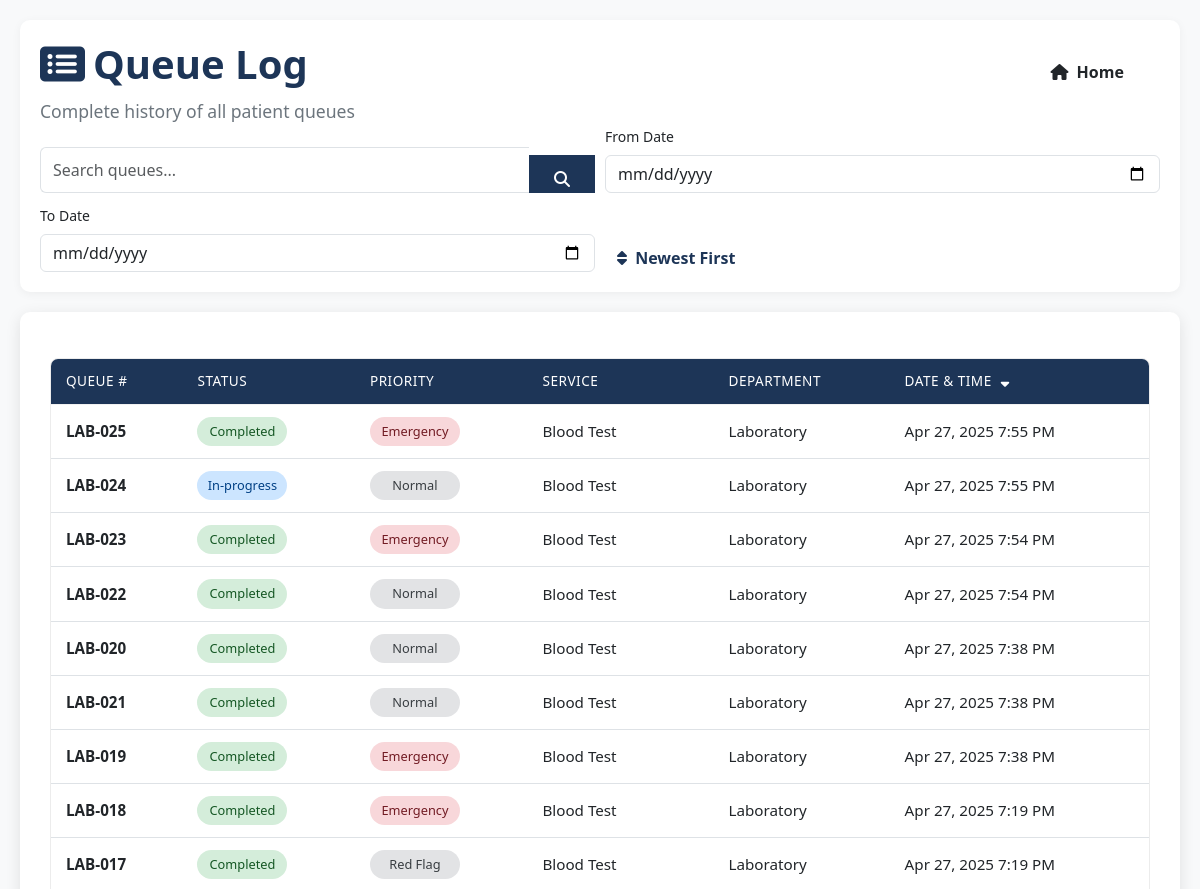
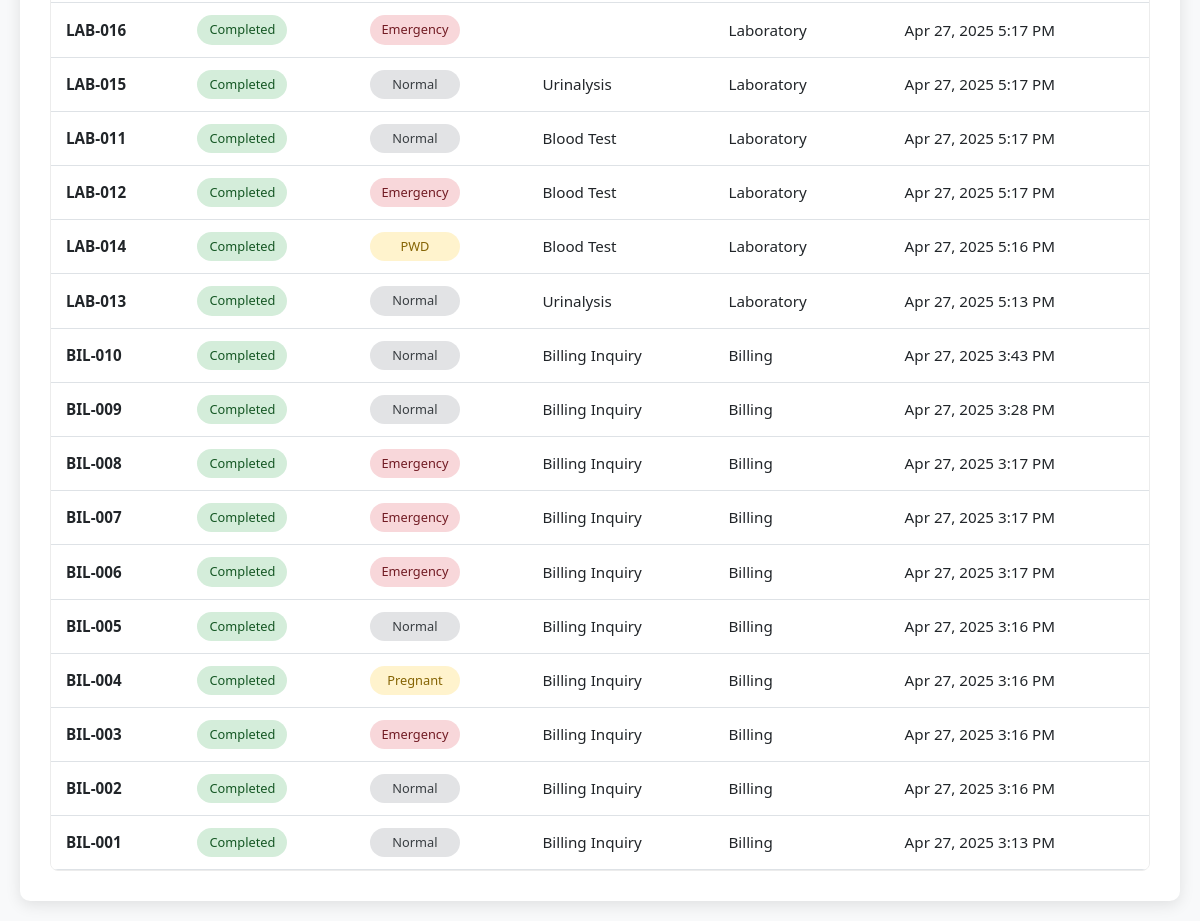
Screenshot of /queue_list.php with the database file from the repository (2 pictures, top to bottom).
### tables this page shows
CREATE TABLE `queues` (
  `qid` int(11) NOT NULL,
  `queue_num` varchar(20) NOT NULL,
  `status` enum('waiting','in-progress','completed','postponed','pending') DEFAULT 'waiting',
  `service_name` varchar(100) NOT NULL,
  `priority` enum('Normal','Emergency','PWD','Senior Citizen','Pregnant','Red Flag') DEFAULT 'Normal',
  `department_id` int(11) NOT NULL,
  `announcement_count` int(11) NOT NULL,
  `was_postponed` tinyint(4) NOT NULL DEFAULT 0,
  `created_at` datetime DEFAULT current_timestamp(),
  `updated_at` datetime DEFAULT current_timestamp() ON UPDATE current_timestamp(),
  `created_by` int(11) NOT NULL
);

CREATE TABLE `services` (
  `id` int(11) NOT NULL,
  `service_name` varchar(50) DEFAULT NULL,
  `department_id` int(11) DEFAULT NULL
);

CREATE TABLE `departments` (
  `dept_id` int(11) NOT NULL,
  `name` varchar(255) DEFAULT NULL,
  `description` text DEFAULT NULL,
  `date_created` datetime DEFAULT current_timestamp()
);

### queue_list.php (the view, shortened to what this page needs)
<?php
require('lib/conn.php');
$searchTerm = isset($_GET['search']) ? $_GET['search'] : '';
$dateFrom = isset($_GET['date_from']) ? $_GET['date_from'] : '';
$dateTo = isset($_GET['date_to']) ? $_GET['date_to'] : '';
$sortBy = isset($_GET['sort']) ? $_GET['sort'] : 'created_at_desc';
$whereClause = '';
$sortOptions = [
    'created_at_desc' => 'q.created_at DESC',
    'created_at_asc' => 'q.created_at ASC',
    'queue_num_desc' => 'q.queue_num DESC',
    'queue_num_asc' => 'q.queue_num ASC',
    'status_desc' => 'q.status DESC',
    'status_asc' => 'q.status ASC'
];
$orderBy = $sortOptions[$sortBy] ?? 'q.created_at DESC';
$allQueuesSql = "SELECT q.*, s.service_name, d.name as department_name
                 FROM queues q
                 LEFT JOIN services s ON q.service_name = s.service_name
                 LEFT JOIN departments d ON q.department_id = d.dept_id
                 $whereClause
                 ORDER BY $orderBy";
$stmt = $conn->prepare($allQueuesSql);
$stmt->execute();
$allQueues = $stmt->fetchAll(PDO::FETCH_ASSOC);
?>
<!DOCTYPE html>
<html lang="en">
<head>
  <link href="https://cdn.jsdelivr.net/npm/bootstrap@5.3.0/dist/css/bootstrap.min.css" rel="stylesheet">
  <link rel="stylesheet" href="https://cdnjs.cloudflare.com/ajax/libs/font-awesome/6.5.0/css/all.min.css">
</head>
<body>
  <div class="header-container">
    <div class="header-text">
      <h1><i class="fas fa-list-alt me-2"></i>Queue Log <a href="queue_display.php" class="btn btn-outline-dark mb-3 float-end">
      <i class="fas fa-house   me-2"></i>Home
</a></h1>
      <p class="subtitle">Complete history of all patient queues</p>
    </div>
    <div class="search-container">
      <form method="GET" class="search-form">
        <div class="search-input-group">
          <input type="text" name="search" class="form-control search-input" placeholder="Search queues..." value="<?php echo htmlspecialchars($searchTerm); ?>">
          <button type="submit" class="btn search-btn"><i class="fas fa-search"></i></button>
        </div>
        <div>
          <label class="form-label small">From Date</label>
          <input type="date" name="date_from" class="form-control date-input" value="<?php echo htmlspecialchars($dateFrom); ?>">
        </div>
        <div>
          <label class="form-label small">To Date</label>
          <input type="date" name="date_to" class="form-control date-input" value="<?php echo htmlspecialchars($dateTo); ?>">
        </div>
        <div class="dropdown sort-dropdown">
          <button class="btn btn-outline-secondary filter-btn dropdown-toggle" type="button" id="sortDropdown" data-bs-toggle="dropdown" aria-expanded="false">
            <i class="fas fa-sort me-1"></i>
            <?php
              $sortLabels = [
                'created_at_desc' => 'Newest First',
                'created_at_asc' => 'Oldest First',
              ];
              echo $sortLabels[$sortBy];
            ?>
          </button>
        </div>
      </form>
    </div>
  </div>
  <div class="main-container">
    <div class="table-container mt-3">
      <?php if (count($allQueues) > 0): ?>
      <table class="table">
        <thead>
          <tr>
            <th>
              <a href="?<?php echo buildQueryString(['sort' => $sortBy === 'queue_num_asc' ? 'queue_num_desc' : 'queue_num_asc']); ?>" class="text-white text-decoration-none">
                Queue #
              </a>
            </th>
            <th>
              <a href="?<?php echo buildQueryString(['sort' => $sortBy === 'status_asc' ? 'status_desc' : 'status_asc']); ?>" class="text-white text-decoration-none">
                Status
              </a>
            </th>
            <th>Priority</th>
            <th>Service</th>
            <th>Department</th>
            <th>
              <a href="?<?php echo buildQueryString(['sort' => $sortBy === 'created_at_asc' ? 'created_at_desc' : 'created_at_asc']); ?>" class="text-white text-decoration-none">
                Date & Time
                <?php if (strpos($sortBy, 'created_at') === 0): ?>
                  <i class="fas fa-sort-<?php echo strpos($sortBy, '_asc') !== false ? 'up' : 'down'; ?> sort-indicator"></i>
                <?php endif; ?>
              </a>
            </th>
          </tr>
        </thead>
        <tbody>
          <?php foreach ($allQueues as $q): ?>
            <tr>
              <td><strong><?php echo htmlspecialchars($q['queue_num']); ?></strong></td>
              <td>
                <span class="status-badge status-<?php echo strtolower(str_replace(' ', '-', $q['status'])); ?>">
                  <?php echo ucfirst($q['status']); ?>
                </span>
              </td>
              <td>
                <span class="priority-badge priority-<?php echo strtolower($q['priority']); ?>">
                  <?php echo ucwords(str_replace('_', ' ', $q['priority'])); ?>
                </span>
              </td>
              <td><?php echo htmlspecialchars($q['service_name']); ?></td>
              <td><?php echo htmlspecialchars($q['department_name'] ?? 'Unknown'); ?></td>
              <td class="timestamp"><?php echo date('M j, Y g:i A', strtotime($q['created_at'])); ?></td>
            </tr>
          <?php endforeach; ?>
        </tbody>
      </table>
      <?php endif; ?>
    </div>
  </div>
</body>
</html>
<?php
function buildQueryString($newParams = []) {
    $params = $_GET;
    foreach ($newParams as $key => $value) {
        $params[$key] = $value;
    }
    return http_build_query($params);
}
?>

### queue_list.php (style rules this page uses)
:root { --primary-color: #1d3557; --secondary-color: #457b9d; --light-color: #f1faee; --accent-color: #e63946; }
body { background-color: #f8f9fa; font-family: 'Segoe UI', Tahoma, Geneva, Verdana, sans-serif; padding: 20px; }
.header-container { background-color: white; border-radius: 10px; padding: 20px; margin-bottom: 20px; box-shadow: 0 2px 10px rgba(0,0,0,0.05); }
.header-text { flex: 1; min-width: 300px; }
.search-container { flex: 2; min-width: 300px; }
.main-container { background: white; padding: 30px; border-radius: 10px; box-shadow: 0 4px 15px rgba(0,0,0,0.1); }
h1 { color: var(--primary-color); font-weight: 600; margin-bottom: 10px; }
.subtitle { color: #6c757d; font-size: 1.1rem; margin-bottom: 0; }
.table-container { overflow-x: auto; border-radius: 8px; border: 1px solid #ececec; }
.table { width: 100%; margin-bottom: 0; font-size: 0.95rem; }
.table thead th { background-color: var(--primary-color); color: white; font-weight: 500; padding: 12px 15px; text-transform: uppercase; font-size: 0.85rem; letter-spacing: 0.5px; border: none; }
.table tbody td { padding: 12px 15px; vertical-align: middle; border-top: 1px solid #f1f1f1; }
.table tbody tr:nth-child(even) { background-color: #f9f9f9; }
.status-badge { padding: 5px 10px; border-radius: 20px; font-size: 0.8rem; font-weight: 500; display: inline-block; min-width: 90px; text-align: center; }
.status-in-progress { background-color: #cce5ff; color: #004085; }
.status-completed { background-color: #d4edda; color: #155724; }
.priority-badge { padding: 5px 10px; border-radius: 20px; font-size: 0.8rem; font-weight: 500; background-color: #e2e3e5; color: #383d41; display: inline-block; min-width: 90px; text-align: center; }
.priority-emergency { background-color: #f8d7da; color: #721c24; }
.priority-pwd, .priority-senior_citizen, .priority-pregnant { background-color: #fff3cd; color: #856404; }
.timestamp { white-space: nowrap; }
.search-form { display: grid; grid-template-columns: 1fr 1fr 1fr auto; gap: 10px; align-items: end; }
.search-input-group { display: flex; }
.search-input { border-top-right-radius: 0; border-bottom-right-radius: 0; border-right: none; }
.search-btn { border-top-left-radius: 0; border-bottom-left-radius: 0; background-color: var(--primary-color); color: white; border-color: var(--primary-color); height: 38px; }
.filter-btn { background-color: white; color: var(--primary-color); border-color: var(--primary-color); height: 38px; }
.date-input { height: 38px; }
.sort-dropdown .dropdown-toggle::after { display: none; }
.sort-indicator { margin-left: 5px; }
@media (max-width: 1200px) { .search-form { grid-template-columns: 1fr 1fr; } }
.btn { width: 13%; padding: 0.75rem; font-size: 1rem; font-weight: 600; border-radius: var(--border-radius); border: none; cursor: pointer; transition: var(--transition); margin-top: 0.5rem; }

### rows the page displays
queues: queue_num "LAB-025", status "Completed", priority "Emergency", services.service_name "Blood Test", department.name "Laboratory", created_at "Apr 27, 2025 7:55 PM"
queues: queue_num "LAB-024", status "In-progress", priority "Normal", services.service_name "Blood Test", department.name "Laboratory", created_at "Apr 27, 2025 7:55 PM"
queues: queue_num "LAB-023", status "Completed", priority "Emergency", services.service_name "Blood Test", department.name "Laboratory", created_at "Apr 27, 2025 7:54 PM"
queues: queue_num "LAB-022", status "Completed", priority "Normal", services.service_name "Blood Test", department.name "Laboratory", created_at "Apr 27, 2025 7:54 PM"
queues: queue_num "LAB-020", status "Completed", priority "Normal", services.service_name "Blood Test", department.name "Laboratory", created_at "Apr 27, 2025 7:38 PM"
queues: queue_num "LAB-021", status "Completed", priority "Normal", services.service_name "Blood Test", department.name "Laboratory", created_at "Apr 27, 2025 7:38 PM"
queues: queue_num "LAB-019", status "Completed", priority "Emergency", services.service_name "Blood Test", department.name "Laboratory", created_at "Apr 27, 2025 7:38 PM"
queues: queue_num "LAB-018", status "Completed", priority "Emergency", services.service_name "Blood Test", department.name "Laboratory", created_at "Apr 27, 2025 7:19 PM"
queues: queue_num "LAB-017", status "Completed", priority "Red Flag", services.service_name "Blood Test", department.name "Laboratory", created_at "Apr 27, 2025 7:19 PM"
queues: queue_num "LAB-016", status "Completed", priority "Emergency", department.name "Laboratory", created_at "Apr 27, 2025 5:17 PM"
queues: queue_num "LAB-015", status "Completed", priority "Normal", services.service_name "Urinalysis", department.name "Laboratory", created_at "Apr 27, 2025 5:17 PM"
queues: queue_num "LAB-011", status "Completed", priority "Normal", services.service_name "Blood Test", department.name "Laboratory", created_at "Apr 27, 2025 5:17 PM"
queues: queue_num "LAB-012", status "Completed", priority "Emergency", services.service_name "Blood Test", department.name "Laboratory", created_at "Apr 27, 2025 5:17 PM"
queues: queue_num "LAB-014", status "Completed", priority "PWD", services.service_name "Blood Test", department.name "Laboratory", created_at "Apr 27, 2025 5:16 PM"
queues: queue_num "LAB-013", status "Completed", priority "Normal", services.service_name "Urinalysis", department.name "Laboratory", created_at "Apr 27, 2025 5:13 PM"
queues: queue_num "BIL-010", status "Completed", priority "Normal", services.service_name "Billing Inquiry", department.name "Billing", created_at "Apr 27, 2025 3:43 PM"
queues: queue_num "BIL-009", status "Completed", priority "Normal", services.service_name "Billing Inquiry", department.name "Billing", created_at "Apr 27, 2025 3:28 PM"
queues: queue_num "BIL-008", status "Completed", priority "Emergency", services.service_name "Billing Inquiry", department.name "Billing", created_at "Apr 27, 2025 3:17 PM"
queues: queue_num "BIL-007", status "Completed", priority "Emergency", services.service_name "Billing Inquiry", department.name "Billing", created_at "Apr 27, 2025 3:17 PM"
queues: queue_num "BIL-006", status "Completed", priority "Emergency", services.service_name "Billing Inquiry", department.name "Billing", created_at "Apr 27, 2025 3:17 PM"
queues: queue_num "BIL-005", status "Completed", priority "Normal", services.service_name "Billing Inquiry", department.name "Billing", created_at "Apr 27, 2025 3:16 PM"
queues: queue_num "BIL-004", status "Completed", priority "Pregnant", services.service_name "Billing Inquiry", department.name "Billing", created_at "Apr 27, 2025 3:16 PM"
queues: queue_num "BIL-003", status "Completed", priority "Emergency", services.service_name "Billing Inquiry", department.name "Billing", created_at "Apr 27, 2025 3:16 PM"
queues: queue_num "BIL-002", status "Completed", priority "Normal", services.service_name "Billing Inquiry", department.name "Billing", created_at "Apr 27, 2025 3:16 PM"
queues: queue_num "BIL-001", status "Completed", priority "Normal", services.service_name "Billing Inquiry", department.name "Billing", created_at "Apr 27, 2025 3:13 PM"

### other values shown
$sortLabels[$sortBy] "Newest First"
